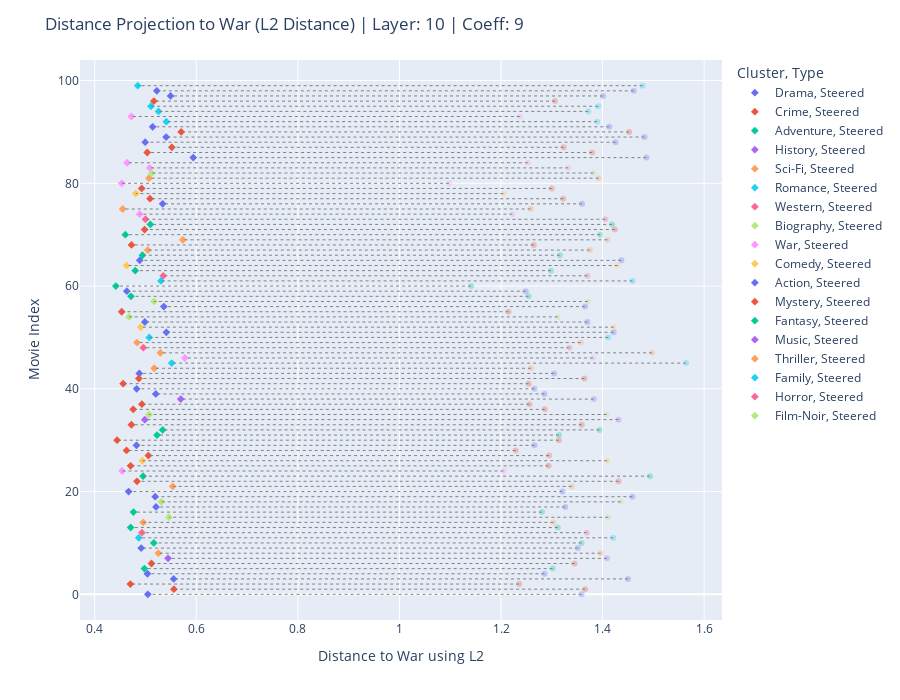

The notebook cell saved with this chart:
### Markdown cell above
- `model`, `encoded_input`, `original_embeddings` and `all_texts_data` are imported in the [second cell](#importing-python-functions-and-data) of this notebook using the function *import_embedding_data_from_pkl*, however, they can also be created and input manually

- `type` refers to the method used to calculate the distance or similarity between the embeddings and the steering vector, they can be chosen from:
    - `"l1"` = Manhattan distance - measures the sum of absolute distances between components  
    - `"l2"` = Euclidian distance - measures the straight line distance between points
    - `"cosine"` = Cosine similarity - measures the cosine angle between two vectors (1 = same direction, -1 = opposite direction)  
 <br>

- `normalize` normalizes the steered embeddings (difference is only visible when using l1 or l2)

- `print_difference` prints the info for the most and least changed data points

- `print_average` prints the average distance between the steered embeddings and the steering vector (this can be used to do comparisons to the convergence plots)

- `Write=True` creates a .html file with the plot, including the hover data

### Code cell
layer_to_steer = 10
steering_coefficient = 9
feature = "War"
normalize = True

steering_vector = import_steering_vector_from_pkl('steering_vector.pkl', layer_to_steer=layer_to_steer, feature_name=feature)

plot_distance_projection(model, encoded_input, original_embeddings, all_texts_data, layer_to_steer, steering_coefficient,
                             steering_vector, feature, text_range=(0,100), type="l2", normalize=normalize, print_differences=True, print_average=True)
